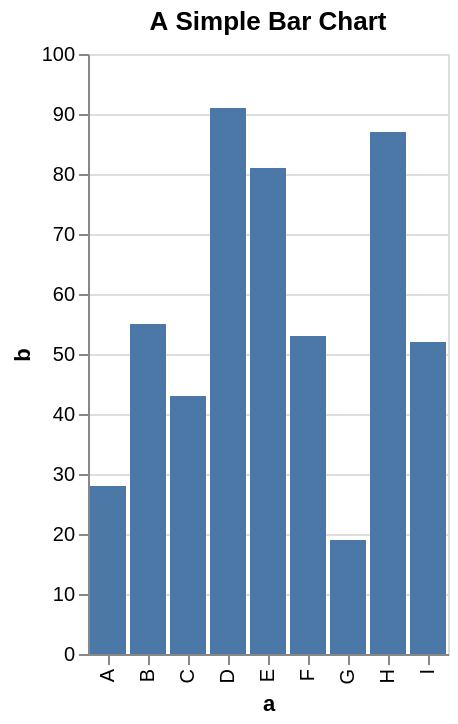

Write a Vega-Lite specification for this figure.
### Vega-Lite specification from a JSON file in a GitHub repository (floating-point values rounded to 4 significant figures)
{"$schema": "https://vega.github.io/schema/vega-lite/v3.json", "title": "A Simple Bar Chart", "description": "A simple bar chart with embedded data.", "data": {"values": [{"a": "A", "b": 28}, {"a": "B", "b": 55}, {"a": "C", "b": 43}, {"a": "D", "b": 91}, {"a": "E", "b": 81}, {"a": "F", "b": 53}, {"a": "G", "b": 19}, {"a": "H", "b": 87}, {"a": "I", "b": 52}]}, "mark": "bar", "encoding": {"x": {"field": "a", "type": "ordinal"}, "y": {"field": "b", "type": "quantitative"}}}
